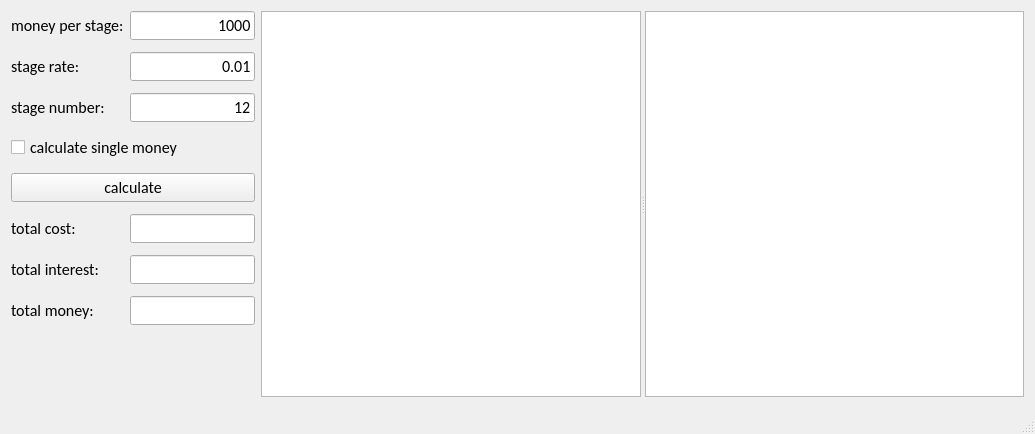
<?xml version="1.0" encoding="UTF-8"?>
<ui version="4.0">
 <class>MainWindow</class>
 <widget class="QMainWindow" name="MainWindow">
  <property name="geometry">
   <rect>
    <x>0</x>
    <y>0</y>
    <width>1035</width>
    <height>434</height>
   </rect>
  </property>
  <property name="font">
   <font>
    <family>Calibri</family>
    <pointsize>12</pointsize>
   </font>
  </property>
  <property name="windowTitle">
   <string>Calculator</string>
  </property>
  <widget class="QWidget" name="centralWidget">
   <layout class="QHBoxLayout" name="horizontalLayout" stretch="0,2">
    <item>
     <layout class="QGridLayout" name="gridLayout">
      <property name="verticalSpacing">
       <number>12</number>
      </property>
      <item row="1" column="0">
       <widget class="QLabel" name="label_2">
        <property name="statusTip">
         <string>between 0-1</string>
        </property>
        <property name="text">
         <string>stage rate:</string>
        </property>
       </widget>
      </item>
      <item row="5" column="0">
       <widget class="QLabel" name="label_4">
        <property name="text">
         <string>total cost:</string>
        </property>
       </widget>
      </item>
      <item row="4" column="0" colspan="2">
       <widget class="QPushButton" name="pushButton_cal">
        <property name="text">
         <string>calculate</string>
        </property>
       </widget>
      </item>
      <item row="8" column="0" colspan="2">
       <spacer name="verticalSpacer">
        <property name="orientation">
         <enum>Qt::Vertical</enum>
        </property>
        <property name="sizeHint" stdset="0">
         <size>
          <width>20</width>
          <height>40</height>
         </size>
        </property>
       </spacer>
      </item>
      <item row="0" column="1">
       <widget class="QLineEdit" name="lineEdit_money">
        <property name="text">
         <string>1000</string>
        </property>
        <property name="alignment">
         <set>Qt::AlignRight|Qt::AlignTrailing|Qt::AlignVCenter</set>
        </property>
       </widget>
      </item>
      <item row="6" column="1">
       <widget class="QLineEdit" name="lineEdit_totalInterest">
        <property name="alignment">
         <set>Qt::AlignRight|Qt::AlignTrailing|Qt::AlignVCenter</set>
        </property>
        <property name="readOnly">
         <bool>true</bool>
        </property>
       </widget>
      </item>
      <item row="7" column="0">
       <widget class="QLabel" name="label_6">
        <property name="text">
         <string>total money:</string>
        </property>
       </widget>
      </item>
      <item row="5" column="1">
       <widget class="QLineEdit" name="lineEdit_totalCost">
        <property name="alignment">
         <set>Qt::AlignRight|Qt::AlignTrailing|Qt::AlignVCenter</set>
        </property>
        <property name="readOnly">
         <bool>true</bool>
        </property>
       </widget>
      </item>
      <item row="6" column="0">
       <widget class="QLabel" name="label_5">
        <property name="text">
         <string>total interest:</string>
        </property>
       </widget>
      </item>
      <item row="1" column="1">
       <widget class="QLineEdit" name="lineEdit_rate">
        <property name="text">
         <string>0.01</string>
        </property>
        <property name="alignment">
         <set>Qt::AlignRight|Qt::AlignTrailing|Qt::AlignVCenter</set>
        </property>
       </widget>
      </item>
      <item row="7" column="1">
       <widget class="QLineEdit" name="lineEdit_totalMoney">
        <property name="alignment">
         <set>Qt::AlignRight|Qt::AlignTrailing|Qt::AlignVCenter</set>
        </property>
        <property name="readOnly">
         <bool>true</bool>
        </property>
       </widget>
      </item>
      <item row="2" column="1">
       <widget class="QLineEdit" name="lineEdit_time">
        <property name="text">
         <string>12</string>
        </property>
        <property name="alignment">
         <set>Qt::AlignRight|Qt::AlignTrailing|Qt::AlignVCenter</set>
        </property>
       </widget>
      </item>
      <item row="2" column="0">
       <widget class="QLabel" name="label_3">
        <property name="text">
         <string>stage number:</string>
        </property>
       </widget>
      </item>
      <item row="0" column="0">
       <widget class="QLabel" name="label">
        <property name="statusTip">
         <string>&quot;stage&quot; can be &quot;year&quot;,&quot;mouth&quot;..etc.</string>
        </property>
        <property name="text">
         <string>money per stage:</string>
        </property>
       </widget>
      </item>
      <item row="3" column="0" colspan="2">
       <widget class="QCheckBox" name="checkBox_singleMoney">
        <property name="text">
         <string>calculate single money</string>
        </property>
       </widget>
      </item>
     </layout>
    </item>
    <item>
     <widget class="QSplitter" name="splitter">
      <property name="orientation">
       <enum>Qt::Horizontal</enum>
      </property>
      <widget class="QPlainTextEdit" name="plainTextEdit_result"/>
      <widget class="QGraphicsView" name="graphicsView">
       <property name="backgroundBrush">
        <brush brushstyle="Dense4Pattern">
         <color alpha="255">
          <red>186</red>
          <green>189</green>
          <blue>182</blue>
         </color>
        </brush>
       </property>
       <property name="dragMode">
        <enum>QGraphicsView::ScrollHandDrag</enum>
       </property>
      </widget>
     </widget>
    </item>
   </layout>
  </widget>
  <widget class="QStatusBar" name="statusBar"/>
 </widget>
 <layoutdefault spacing="6" margin="11"/>
 <tabstops>
  <tabstop>lineEdit_money</tabstop>
  <tabstop>lineEdit_rate</tabstop>
  <tabstop>lineEdit_time</tabstop>
  <tabstop>pushButton_cal</tabstop>
  <tabstop>lineEdit_totalCost</tabstop>
  <tabstop>lineEdit_totalInterest</tabstop>
  <tabstop>lineEdit_totalMoney</tabstop>
  <tabstop>plainTextEdit_result</tabstop>
 </tabstops>
 <resources/>
 <connections/>
</ui>
